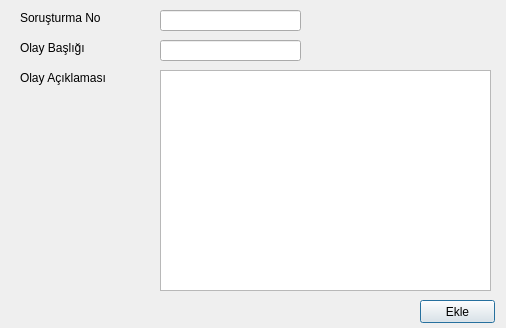
<?xml version="1.0" encoding="UTF-8"?>
<ui version="4.0">
 <class>olay</class>
 <widget class="QDialog" name="olay">
  <property name="geometry">
   <rect>
    <x>0</x>
    <y>0</y>
    <width>506</width>
    <height>328</height>
   </rect>
  </property>
  <property name="windowTitle">
   <string>Dialog</string>
  </property>
  <widget class="QLabel" name="label_7">
   <property name="geometry">
    <rect>
     <x>20</x>
     <y>10</y>
     <width>131</width>
     <height>16</height>
    </rect>
   </property>
   <property name="text">
    <string>Soruşturma No</string>
   </property>
  </widget>
  <widget class="QLineEdit" name="lineEdit_6">
   <property name="geometry">
    <rect>
     <x>160</x>
     <y>10</y>
     <width>141</width>
     <height>21</height>
    </rect>
   </property>
  </widget>
  <widget class="QLabel" name="label_8">
   <property name="geometry">
    <rect>
     <x>20</x>
     <y>70</y>
     <width>131</width>
     <height>16</height>
    </rect>
   </property>
   <property name="text">
    <string>Olay Açıklaması</string>
   </property>
  </widget>
  <widget class="QTextEdit" name="textEdit">
   <property name="geometry">
    <rect>
     <x>160</x>
     <y>70</y>
     <width>331</width>
     <height>221</height>
    </rect>
   </property>
  </widget>
  <widget class="QPushButton" name="pushButton">
   <property name="geometry">
    <rect>
     <x>420</x>
     <y>300</y>
     <width>75</width>
     <height>23</height>
    </rect>
   </property>
   <property name="text">
    <string>Ekle</string>
   </property>
  </widget>
  <widget class="QLabel" name="label_9">
   <property name="geometry">
    <rect>
     <x>20</x>
     <y>40</y>
     <width>131</width>
     <height>16</height>
    </rect>
   </property>
   <property name="text">
    <string>Olay Başlığı</string>
   </property>
  </widget>
  <widget class="QLineEdit" name="lineEdit_7">
   <property name="geometry">
    <rect>
     <x>160</x>
     <y>40</y>
     <width>141</width>
     <height>21</height>
    </rect>
   </property>
  </widget>
 </widget>
 <resources/>
 <connections>
  <connection>
   <sender>pushButton</sender>
   <signal>clicked()</signal>
   <receiver>olay</receiver>
   <slot>close()</slot>
   <hints>
    <hint type="sourcelabel">
     <x>453</x>
     <y>314</y>
    </hint>
    <hint type="destinationlabel">
     <x>363</x>
     <y>296</y>
    </hint>
   </hints>
  </connection>
 </connections>
</ui>
